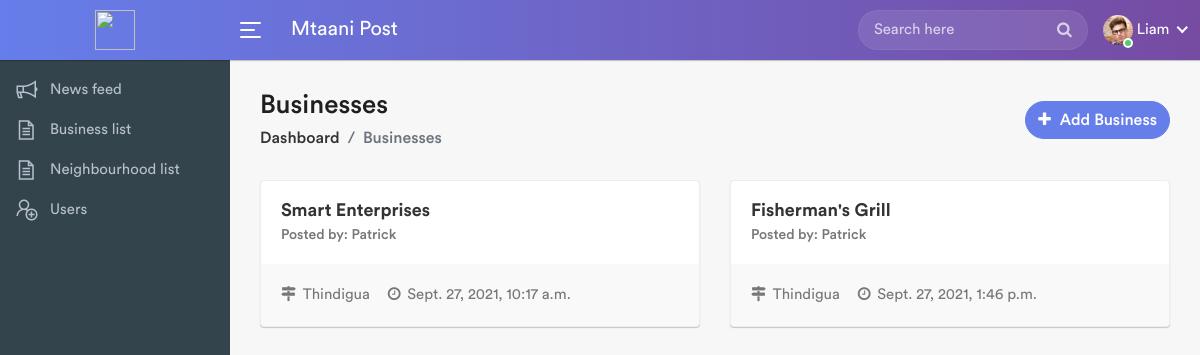
The page /neighbourhood/business-list/ (signed in) on the database its author committed.
### users/models.py (models this page shows, shortened)
class Profile(models.Model):
    SYSTEM_USERS = (
        ('user', 'User'),
        ('admin', 'Admin')
    )
    user = models.OneToOneField(
        User, on_delete=models.CASCADE, null=True, blank=True)
    first_name = models.CharField(max_length=200, null=True)
    other_name = models.CharField(max_length=200, null=True)
    email = models.EmailField(max_length=500, blank=True, null=True)
    phone_number = models.CharField(max_length=200, blank=True, null=True)
    username = models.CharField(max_length=200, blank=True, null=True)
    user_type =models.CharField(max_length=200, choices=SYSTEM_USERS, default='user',blank=True, null=True,)
    neighbourhood = models.ForeignKey(
        Neighbourhood, on_delete=models.SET_NULL, null=True)
    profile_image = models.ImageField(
        blank=True, null=True, upload_to='profiles/', default='profiles/user-default.png')
    created = models.DateTimeField(auto_now_add=True)
    id = models.UUIDField(default=uuid.uuid4, unique=True,
                          primary_key=True, editable=False)
    class Meta:
        ordering = ['created']

### neighbourhoods/models.py (models this page shows)
class Business(models.Model):
    neighbourhood = models.ForeignKey(
        Neighbourhood, on_delete=models.CASCADE, null=True)
    owner = models.ForeignKey(
        User, on_delete=models.CASCADE, null=True, blank=True)
    name = models.CharField(max_length=200, blank=True, null=True)
    email = models.EmailField(max_length=500, blank=True, null=True)
    created = models.DateTimeField(auto_now_add=True)
    id = models.UUIDField(default=uuid.uuid4, unique=True,
                          primary_key=True, editable=False)

class Neighbourhood(models.Model):
    owner = models.ForeignKey(
        User, on_delete=models.CASCADE, null=True, blank=True)
    name = models.CharField(max_length=200, blank=True, null=True)
    location = models.CharField(max_length=200, blank=True, null=True)
    occupants_count = models.IntegerField(default=0, null=True, blank=True)
    created = models.DateTimeField(auto_now_add=True)
    id = models.UUIDField(default=uuid.uuid4, unique=True,
                          primary_key=True, editable=False)
    def __str__(self):
        return str(self.name)

### neighbourhoods/views.py (the view)
# urls.py: path('business-list/', views.businessList, name='business-list'),
@login_required(login_url='login')
def businessList(request):
    form = BusinessForm()
    neighbourhood = request.user.profile.neighbourhood
    businesses = Business.objects.filter(neighbourhood=neighbourhood)
    context={
        'form':form,
        'businesses':businesses,
    }
    return render(request, 'neighbourhoods/business-list.html', context)

### neighbourhoods/forms.py
class BusinessForm(ModelForm):
    class Meta:
        model = Business
        fields = {'name','email'}
    def __init__(self, *args, **kwargs):
        super(BusinessForm, self).__init__(*args, **kwargs)
        for name, field in self.fields.items():
            field.widget.attrs.update({'class': 'form-control'})

### neighbourhoods/templates/neighbourhoods/business-list.html (shortened to what this page needs)
{% extends 'base.html' %} {% block content %}
<div class="page-wrapper">
  <div class="content container">
    <div class="page-header">
      <div class="row align-items-center">
        <div class="col">
          <h3 class="page-title">Businesses</h3>
          <ul class="breadcrumb">
            <li class="breadcrumb-item">
              <a href="{% url 'home' %}">Dashboard</a>
            </li>
            <li class="breadcrumb-item active">Businesses</li>
          </ul>
        </div>
        <div class="col-auto float-right ml-auto">
          <a
            href="#"
            class="btn add-btn"
            data-toggle="modal"
            data-target="#add_business"
            ><i class="fa fa-plus"></i> Add Business</a
          >
        </div>
      </div>
    </div>
    <div class="row">
      {% for business in businesses %}
      <div class="col-md-6">
        <a class="job-list" href="#">
          <div class="job-list-det">
            <div class="job-list-desc">
              <h3 class="job-list-title">{{business.name}}</h3>
              <h4 class="job-department">
                Posted by: {{business.owner.profile.first_name}}
              </h4>
            </div>
          </div>
          <div class="job-list-footer">
            <ul>
              <li>
                <i class="fa fa-map-signs"></i> {{business.neighbourhood}}
              </li>
              <li><i class="fa fa-clock-o"></i> {{business.created}}</li>
            </ul>
          </div>
        </a>
      </div>
      {% endfor %}
    </div>
  </div>
</div>
{% endblock content %}

### templates/header.html (shortened to what this page needs)
{% load static %}
<div class="header">
  <div class="header-left">
    <a href="index.html" class="logo">
      <img src="assets/img/logo.png" width="40" height="40" alt="" />
    </a>
  </div>
  <a id="toggle_btn" href="javascript:void(0);">
    <span class="bar-icon">
      <span></span>
      <span></span>
      <span></span>
    </span>
  </a>
  <div class="page-title-box">
    <h3>Mtaani Post</h3>
  </div>
  <ul class="nav user-menu">
    <li class="nav-item">
      <div class="top-nav-search">
        <form action="search.html">
          <input class="form-control" type="text" placeholder="Search here" />
          <button class="btn" type="submit">
            <i class="fa fa-search"></i>
          </button>
        </form>
      </div>
    </li>
    <li class="nav-item dropdown has-arrow main-drop">
      <a href="#" class="dropdown-toggle nav-link" data-toggle="dropdown">
        <span class="user-img"
          ><img src="{{user.profile.profile_image.url}}" alt="" />
          <span class="status online"></span
        ></span>
        <span>{{user.profile.first_name}}</span>
      </a>
    </li>
  </ul>
</div>

### rows shown on the page
Business: name "Smart Enterprises", owner.profile.first_name "Patrick", neighbourhood "Thindigua", created "Sept. 27, 2021, 10:17 a.m."
Business: name "Fisherman's Grill", owner.profile.first_name "Patrick", neighbourhood "Thindigua", created "Sept. 27, 2021, 1:46 p.m."

### other values the page prints
{{ user.profile.first_name }} "Liam"
